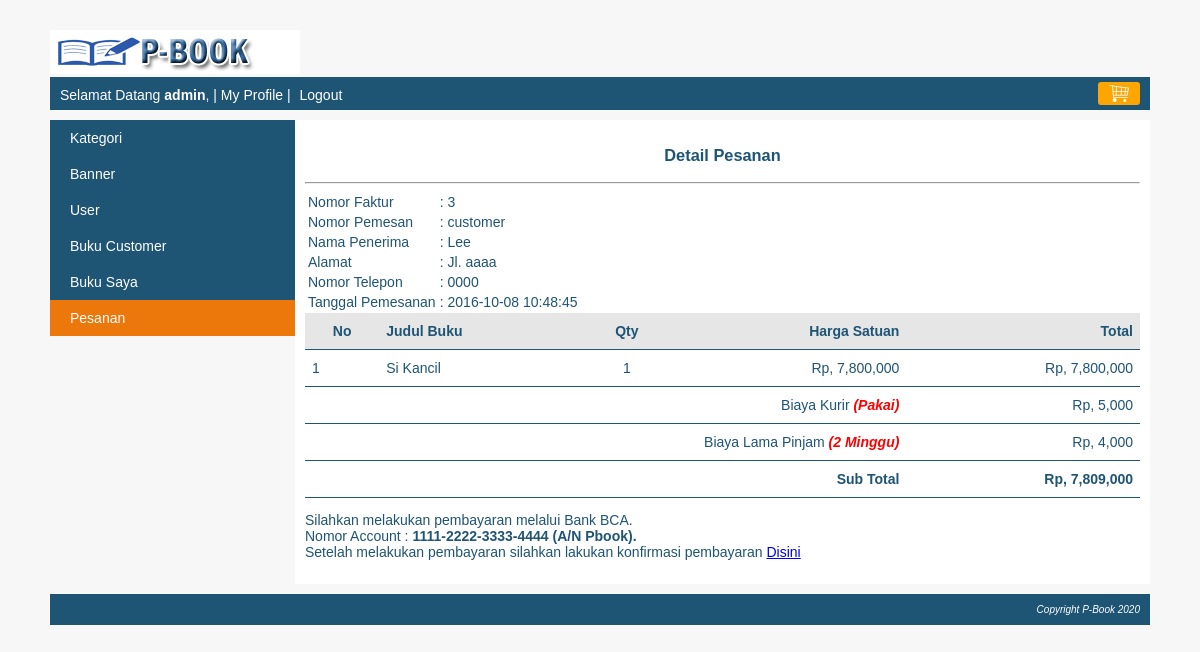
/index.php?page=my_profile&module=pesanan&action=detail&pesanan_id=3 (signed in), run on the app's committed database.
### tables this page shows
CREATE TABLE `pesanan` (
  `pesanan_id` int(10) NOT NULL,
  `user_id` int(10) NOT NULL,
  `kurir_id` int(10) NOT NULL,
  `pinjam_id` int(10) NOT NULL,
  `nama_penerima` varchar(150) NOT NULL,
  `nomor_telepon` varchar(15) NOT NULL,
  `alamat` varchar(300) NOT NULL,
  `tanggal_pemesanan` datetime NOT NULL,
  `tanggal_pengembalian` date NOT NULL,
  `status` tinyint(4) NOT NULL
);

CREATE TABLE `user` (
  `user_id` int(10) NOT NULL,
  `level` varchar(30) NOT NULL,
  `nama` varchar(150) NOT NULL,
  `email` varchar(160) NOT NULL,
  `alamat` varchar(400) NOT NULL,
  `phone` varchar(15) NOT NULL,
  `foto` varchar(300) NOT NULL,
  `password` varchar(300) NOT NULL,
  `status` enum('on','off') NOT NULL
);

CREATE TABLE `pesanan_detail` (
  `pesanan_id` int(10) NOT NULL,
  `buku_id` int(10) NOT NULL,
  `quantity` tinyint(2) NOT NULL,
  `harga` int(10) NOT NULL
);

CREATE TABLE `buku` (
  `buku_id` int(10) NOT NULL,
  `kategori_id` int(10) NOT NULL,
  `user_id` int(10) NOT NULL,
  `judul_buku` varchar(250) NOT NULL,
  `deskripsi` text NOT NULL,
  `gambar` varchar(300) NOT NULL,
  `harga` int(10) NOT NULL,
  `stok` tinyint(1) NOT NULL,
  `rekening` varchar(50) NOT NULL,
  `status` enum('on','off') NOT NULL
);

CREATE TABLE `kurir` (
  `kurir_id` int(10) NOT NULL,
  `kurir` varchar(20) NOT NULL,
  `tarif_kurir` int(20) NOT NULL
);

CREATE TABLE `tambahan` (
  `pinjam_id` int(10) NOT NULL,
  `lama_pinjam` varchar(50) NOT NULL,
  `tarif_pinjam` int(10) NOT NULL
);

### function/helper.php (called while the page is built, shortened)
<?php
    function rupiah($nilai = 0){
        $string = "Rp, " .number_format($nilai);
        return $string;
    }
?>

### module/pesanan/detail.php (the view)
<?php
    $pesanan_id = $_GET["pesanan_id"];
    $query = mysqli_query($koneksi, "SELECT pesanan.pesanan_id, pesanan.nama_penerima, pesanan.nomor_telepon, pesanan.alamat, pesanan.tanggal_pemesanan, user.nama, kurir.kurir, kurir.tarif_kurir, tambahan.lama_pinjam, tambahan.tarif_pinjam
    FROM pesanan JOIN user ON pesanan.user_id = user.user_id JOIN kurir ON pesanan.kurir_id = kurir.kurir_id JOIN tambahan ON pesanan.pinjam_id = tambahan.pinjam_id WHERE pesanan.pesanan_id='$pesanan_id'");
    $row = mysqli_fetch_assoc($query);
    $tanggal_pemesanan = $row['tanggal_pemesanan'];
    $nama_penerima = $row['nama_penerima'];
    $nomor_telepon = $row['nomor_telepon'];
    $alamat = $row['alamat'];
    $tarif_kurir = $row['tarif_kurir'];
    $lama_pinjam = $row['lama_pinjam'];
    $tarif_pinjam = $row['tarif_pinjam'];
    $nama = $row['nama'];
    $kurir = $row['kurir'];
?>
<div id="frame-faktur">
    <h3><center>Detail Pesanan</center></h3>
    <hr/>
    <table>
        <tr>
            <td>Nomor Faktur</td>
            <td>:</td>
            <td><?php echo $pesanan_id; ?></td>
        </tr>
        <tr>
            <td>Nomor Pemesan</td>
            <td>:</td>
            <td><?php echo $nama; ?></td>
        </tr>
        <tr>
            <td>Nama Penerima</td>
            <td>:</td>
            <td><?php echo $nama_penerima; ?></td>
        </tr>
        <tr>
            <td>Alamat</td>
            <td>:</td>
            <td><?php echo $alamat; ?></td>
        </tr>
        <tr>
            <td>Nomor Telepon</td>
            <td>:</td>
            <td><?php echo $nomor_telepon; ?></td>
        </tr>
        <tr>
            <td>Tanggal Pemesanan</td>
            <td>:</td>
            <td><?php echo $tanggal_pemesanan; ?></td>
        </tr>
    </table>
</div>
    <table class="table-list">
        <tr class="baris-title">
            <th class="no">No</th>
            <th class="kiri">Judul Buku</th>
            <th class="tengah">Qty</th>
            <th class="kanan">Harga Satuan</th>
            <th class="kanan">Total</th>
        </tr>
        <?php
            $queryDetail = mysqli_query($koneksi, "SELECT pesanan_detail.*, buku.judul_buku FROM pesanan_detail JOIN buku ON pesanan_detail.buku_id=buku.buku_id WHERE pesanan_detail.pesanan_id='$pesanan_id'");
            $no = 1;
            $subtotal = 0;
            while($rowDetail=mysqli_fetch_assoc($queryDetail)){
                $total = $rowDetail["harga"] * $rowDetail["quantity"];
                $subtotal = $subtotal + $total;
                echo "<tr>
                        <td class='no'>$no</td>
                        <td class='kiri'>$rowDetail[judul_buku]</td>
                        <td class='tengah'>$rowDetail[quantity]</td>
                        <td class='kanan'>".rupiah($rowDetail['harga'])."</td>
                        <td class='kanan'>".rupiah($total)."</td>
                     </tr>";
                $no++;
            }
            $subtotal = $subtotal + $tarif_kurir +$tarif_pinjam;
        ?>
        <tr>
            <td class="kanan" colspan="4">Biaya Kurir <b style="color: red;"><i>(<?php echo $kurir; ?>)</i></b></td>
            <td class="kanan"><?php echo rupiah($tarif_kurir); ?></td>
        </tr>
        <tr>
            <td class="kanan" colspan="4">Biaya Lama Pinjam <b style="color: red;"><i>(<?php echo $lama_pinjam; ?>)</i></b></td>
            <td class="kanan"><?php echo rupiah($tarif_pinjam); ?></td>
        </tr>
        <tr>
            <td class="kanan" colspan="4"><b>Sub Total</b></td>
            <td class="kanan"><b><?php echo rupiah($subtotal); ?></b></td>
        </tr>
    </table>
    <div id="frame-keterangan-pembayaran">
        <p>
            Silahkan melakukan pembayaran melalui Bank BCA.<br>
            Nomor Account : <b>1111-2222-3333-4444 (A/N Pbook).</b><br>
            Setelah melakukan pembayaran silahkan lakukan konfirmasi pembayaran
            <a href="<?php echo BASE_URL."index.php?page=my_profile&module=pesanan&action=konfirmasi_pembayaran&pesanan_id=$pesanan_id"?>">Disini</a>
        </p>
    </div>

### css/style.css (style rules this page uses)
body { font-family:arial; font-size: 14px; color: #1e5474; background: #F7F7F7; margin: 0px; }
.table-list { width: 100%; border-collapse: collapse; }
.table-list tr.baris-title { background: #e6e6e6; }
.table-list tr th, .table-list tr td { padding: 10px 7px; }
.kiri { text-align: left; }
.kanan { text-align: right; }
.tengah { text-align: center; }
.table-list tr { border-bottom: 1px solid #1e5474; }

### data on the page
pesanan: user.nama "customer", nama_penerima "Lee", alamat "Jl. aaaa", nomor_telepon "0000", tanggal_pemesanan "2016-10-08 10:48:45", kurir.kurir "Pakai", kurir.tarif_kurir "Rp, 5,000", pinjam.lama_pinjam "2 Minggu", pinjam.tarif_pinjam "Rp, 4,000", kurir.tarif_pinjam "Rp, 7,809,000"
pesanan_detail: buku.judul_buku "Si Kancil", quantity "1", harga "Rp, 7,800,000", rupiah($total) "Rp, 7,800,000"

### other printed values
$nama "admin"
$pesanan_id "3"
